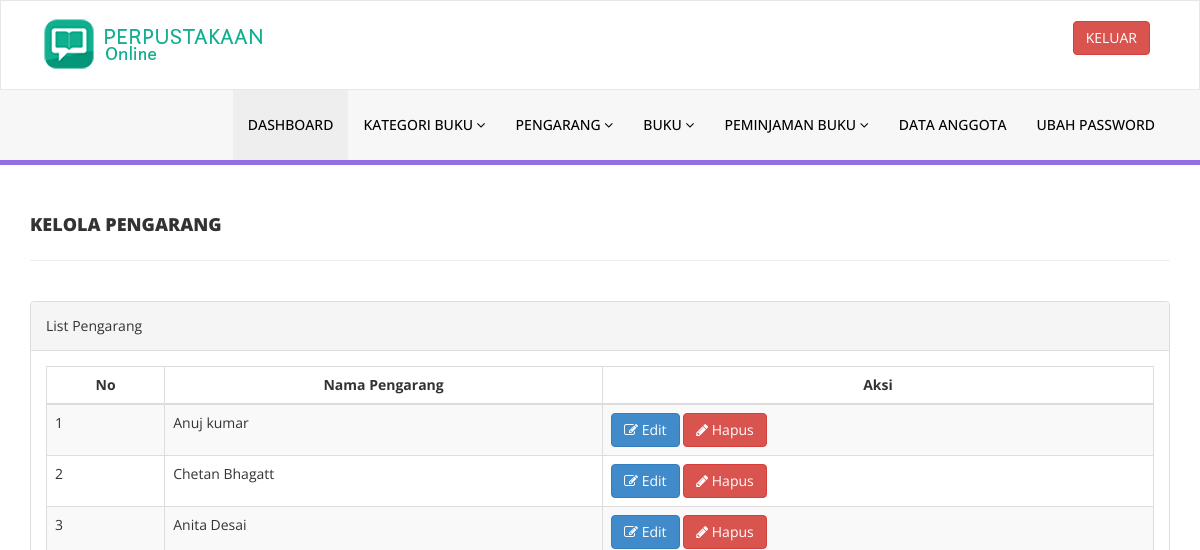
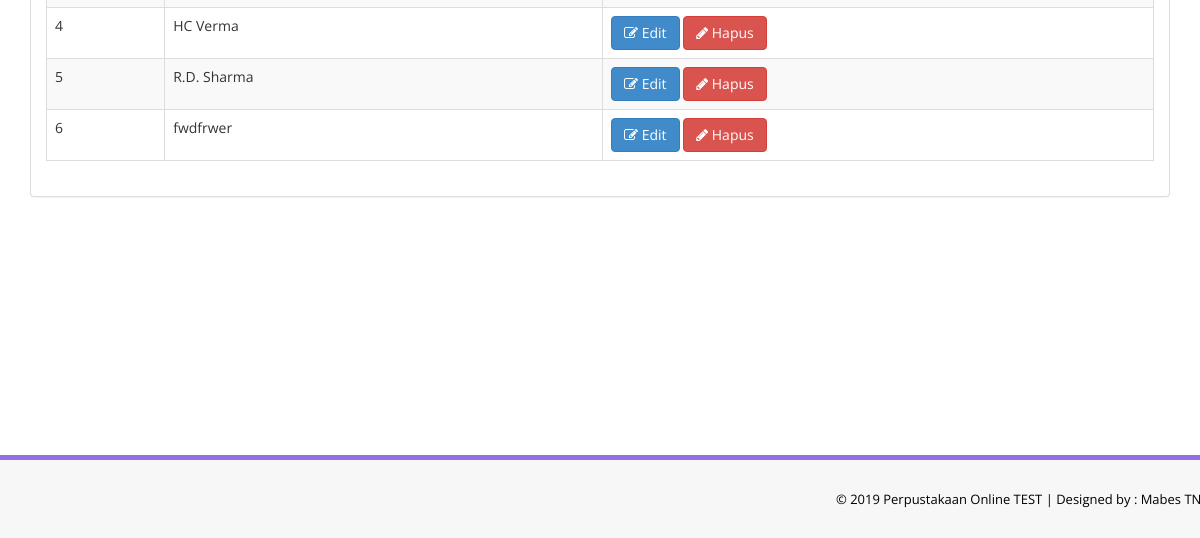
/admin/manage-authors.php (signed in), run on an earlier commit of the app's database (2 pictures, top to bottom).
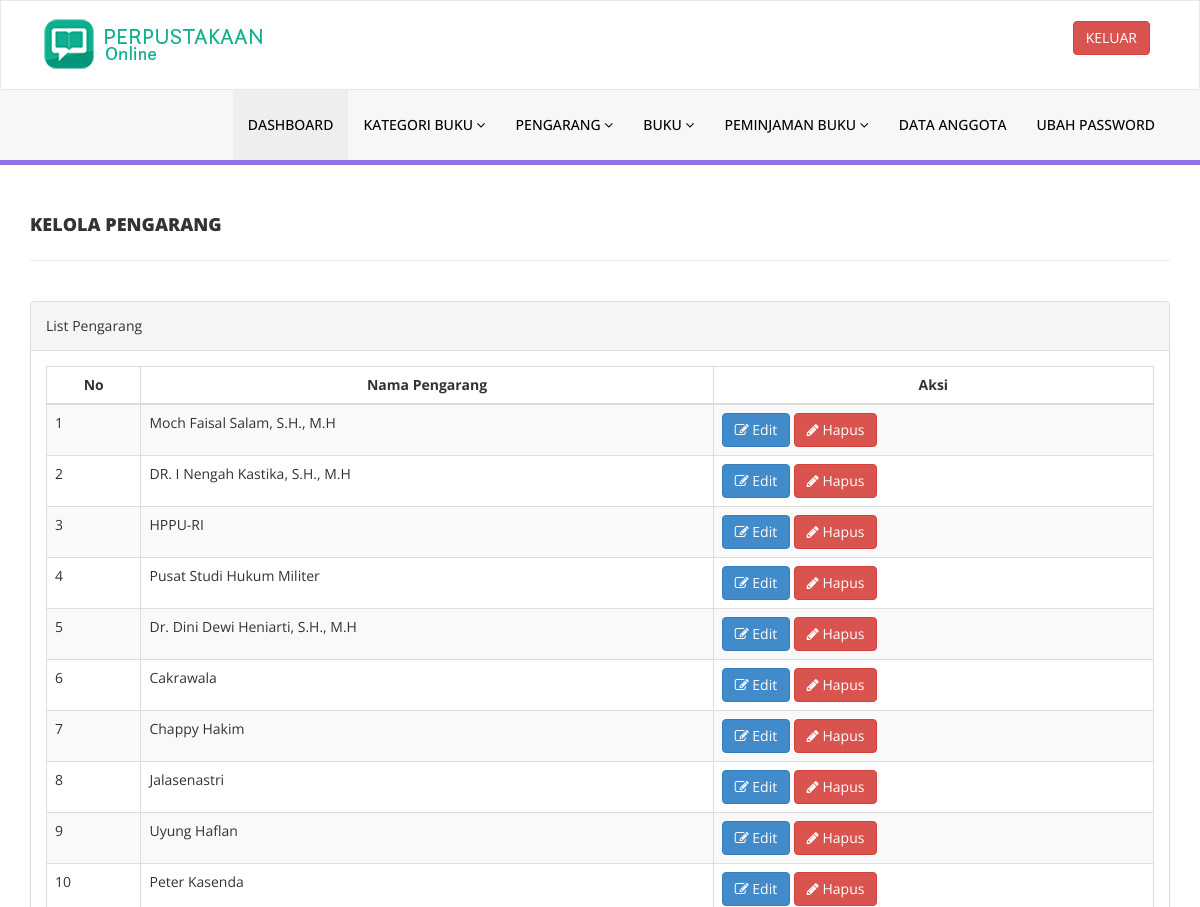
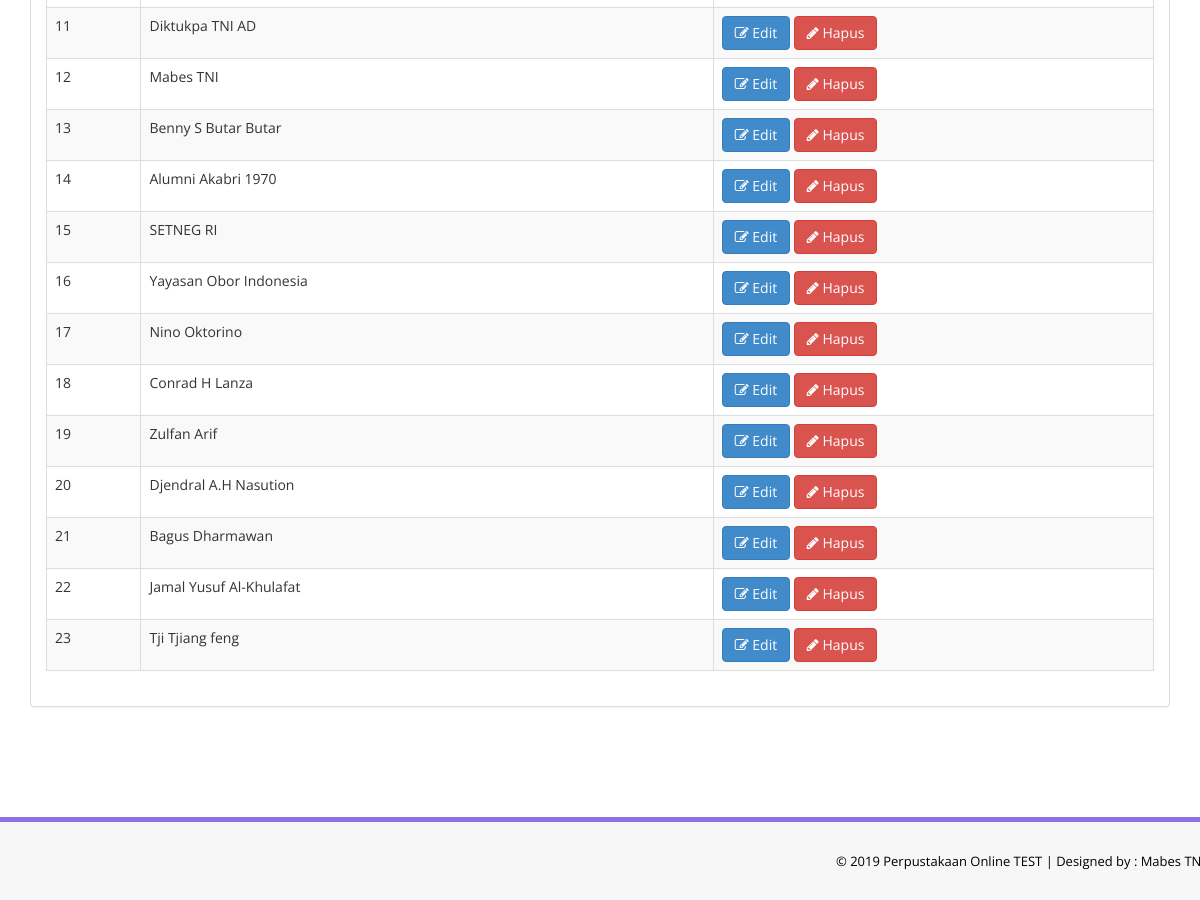
And on a later commit of the database (2 pictures, top to bottom).
### tables this page shows
CREATE TABLE `tblauthors` (
  `id` int(11) NOT NULL,
  `AuthorName` varchar(159) DEFAULT NULL,
  `creationDate` timestamp NULL DEFAULT CURRENT_TIMESTAMP,
  `UpdationDate` timestamp NULL DEFAULT NULL ON UPDATE CURRENT_TIMESTAMP
);

### admin/manage-authors.php (the view, shortened to what this page needs)
<?php
include('includes/config.php');
if(strlen($_SESSION['alogin'])==0)
    {
header('location:index.php');
}
else{
    ?>
<!DOCTYPE html>
<html xmlns="http://www.w3.org/1999/xhtml">
<head>
    <link href="assets/css/bootstrap.css" rel="stylesheet" />
    <link href="assets/css/font-awesome.css" rel="stylesheet" />
    <link href="assets/js/dataTables/dataTables.bootstrap.css" rel="stylesheet" />
    <link href="assets/css/style.css" rel="stylesheet" />
</head>
<body>
<?php include('includes/header.php');?>
    <div class="content-wrapper">
         <div class="container">
        <div class="row pad-botm">
            <div class="col-md-12">
                <h4 class="header-line">Kelola Pengarang</h4>
    </div>
     <div class="row">
</div>
        </div>
            <div class="row">
                <div class="col-md-12">
                    <div class="panel panel-default">
                        <div class="panel-heading">
                           List Pengarang
                        </div>
                        <div class="panel-body">
                            <div class="table-responsive">
                                <table class="table table-striped table-bordered table-hover" id="dataTables-example">
                                    <thead>
                                        <tr>
                                            <th style="text-align: center;">No</th>
                                            <th style="text-align: center;">Nama Pengarang</th>
                                            <th style="text-align: center;">Aksi</th>
                                        </tr>
                                    </thead>
                                    <tbody>
<?php $sql = "SELECT * from  tblauthors";
$query = $dbh -> prepare($sql);
$query->execute();
$results=$query->fetchAll(PDO::FETCH_OBJ);
$cnt=1;
if($query->rowCount() > 0)
{
foreach($results as $result)
{               ?>
                                        <tr class="odd gradeX">
                                            <td class="center"><?php echo htmlentities($cnt);?></td>
                                            <td class="center"><?php echo htmlentities($result->AuthorName);?></td>
                                            <td class="center">
                                            <a href="edit-author.php?athrid=<?php echo htmlentities($result->id);?>"><button class="btn btn-primary"><i class="fa fa-edit "></i> Edit</button>
                                          <a href="manage-authors.php?del=<?php echo htmlentities($result->id);?>" onclick="return confirm('Are you sure you want to delete?');"" >  <button class="btn btn-danger"><i class="fa fa-pencil"></i> Hapus</button>
                                            </td>
                                        </tr>
 <?php $cnt=$cnt+1;}} ?>
                                    </tbody>
                                </table>
                            </div>
                        </div>
                    </div>
                </div>
            </div>
    </div>
    </div>
  <?php include('includes/footer.php');?>
</body>
</html>
<?php } ?>

What changed in the data, as far as the page shows it:
removed tblauthors: AuthorName "Anuj kumar"
removed tblauthors: AuthorName "Chetan Bhagatt"
removed tblauthors: AuthorName "Anita Desai"
removed tblauthors: AuthorName "HC Verma"
removed tblauthors: AuthorName "R.D. Sharma"
removed tblauthors: AuthorName "fwdfrwer"
added tblauthors: AuthorName "Moch Faisal Salam, S.H., M.H"
added tblauthors: AuthorName "DR. I Nengah Kastika, S.H., M.H"
added tblauthors: AuthorName "HPPU-RI"
added tblauthors: AuthorName "Pusat Studi Hukum Militer"
added tblauthors: AuthorName "Dr. Dini Dewi Heniarti, S.H., M.H"
added tblauthors: AuthorName "Cakrawala"
added tblauthors: AuthorName "Chappy Hakim"
added tblauthors: AuthorName "Jalasenastri"
added tblauthors: AuthorName "Uyung Haflan"
added tblauthors: AuthorName "Peter Kasenda"
added tblauthors: AuthorName "Diktukpa TNI AD"
added tblauthors: AuthorName "Mabes TNI"
added tblauthors: AuthorName "Benny S Butar Butar"
added tblauthors: AuthorName "Alumni Akabri 1970"
added tblauthors: AuthorName "SETNEG RI"
added tblauthors: AuthorName "Yayasan Obor Indonesia"
added tblauthors: AuthorName "Nino Oktorino"
added tblauthors: AuthorName "Conrad H Lanza"
added tblauthors: AuthorName "Zulfan Arif"
added tblauthors: AuthorName "Djendral A.H Nasution"
added tblauthors: AuthorName "Bagus Dharmawan"
added tblauthors: AuthorName "Jamal Yusuf Al-Khulafat"
added tblauthors: AuthorName "Tji Tjiang feng"
